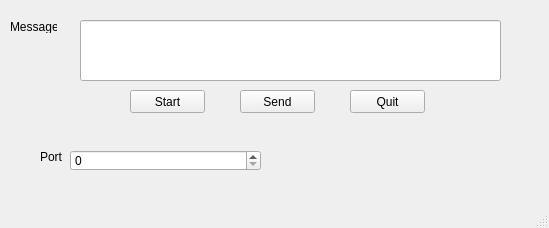
<?xml version="1.0" encoding="UTF-8"?>
<ui version="4.0">
 <class>MainWindow</class>
 <widget class="QMainWindow" name="MainWindow">
  <property name="geometry">
   <rect>
    <x>0</x>
    <y>0</y>
    <width>549</width>
    <height>228</height>
   </rect>
  </property>
  <property name="windowTitle">
   <string>MainWindow</string>
  </property>
  <widget class="QWidget" name="centralwidget">
   <widget class="QPushButton" name="sendBtn">
    <property name="geometry">
     <rect>
      <x>240</x>
      <y>90</y>
      <width>75</width>
      <height>23</height>
     </rect>
    </property>
    <property name="text">
     <string>Send</string>
    </property>
   </widget>
   <widget class="QPushButton" name="StartBtn">
    <property name="geometry">
     <rect>
      <x>130</x>
      <y>90</y>
      <width>75</width>
      <height>23</height>
     </rect>
    </property>
    <property name="text">
     <string>Start</string>
    </property>
   </widget>
   <widget class="QPushButton" name="PutOffBtn">
    <property name="geometry">
     <rect>
      <x>350</x>
      <y>90</y>
      <width>75</width>
      <height>23</height>
     </rect>
    </property>
    <property name="text">
     <string>Quit</string>
    </property>
   </widget>
   <widget class="QSpinBox" name="portBox">
    <property name="geometry">
     <rect>
      <x>70</x>
      <y>150</y>
      <width>191</width>
      <height>21</height>
     </rect>
    </property>
    <property name="maximum">
     <number>999999999</number>
    </property>
   </widget>
   <widget class="QLabel" name="label">
    <property name="geometry">
     <rect>
      <x>40</x>
      <y>150</y>
      <width>47</width>
      <height>13</height>
     </rect>
    </property>
    <property name="text">
     <string>Port</string>
    </property>
   </widget>
   <widget class="QLabel" name="label_2">
    <property name="geometry">
     <rect>
      <x>10</x>
      <y>20</y>
      <width>47</width>
      <height>13</height>
     </rect>
    </property>
    <property name="text">
     <string>Message</string>
    </property>
   </widget>
   <widget class="QLineEdit" name="lineEdit">
    <property name="geometry">
     <rect>
      <x>80</x>
      <y>20</y>
      <width>421</width>
      <height>61</height>
     </rect>
    </property>
   </widget>
  </widget>
  <widget class="QMenuBar" name="menubar">
   <property name="geometry">
    <rect>
     <x>0</x>
     <y>0</y>
     <width>549</width>
     <height>21</height>
    </rect>
   </property>
  </widget>
  <widget class="QStatusBar" name="statusbar"/>
 </widget>
 <resources/>
 <connections/>
</ui>
